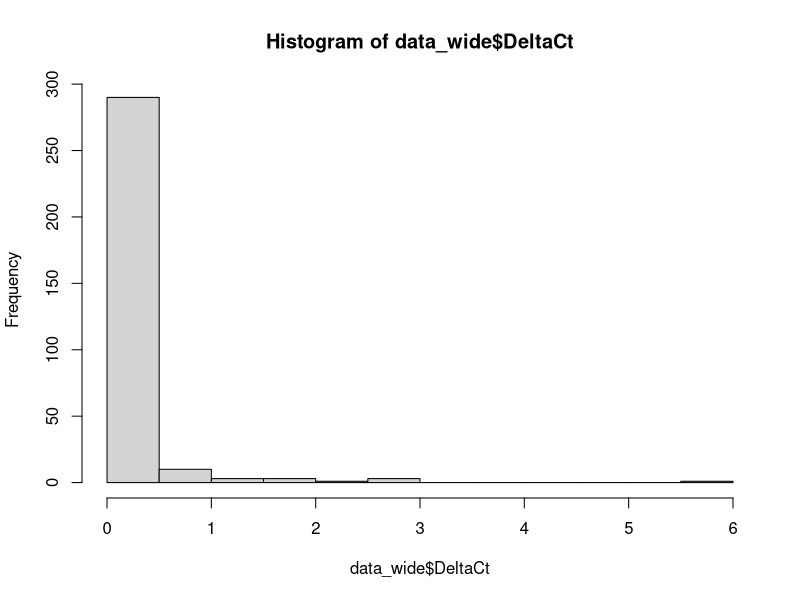

Write the R code that produced this figure. (Note: this script raises an error after producing the figure.)
library(ggplot2)
library(plyr)
library(tidyr)
library(reshape2)

#set wd
setwd(dirname(rstudioapi::getActiveDocumentContext()$path)) #This changes the path director to the folder where the file is saved
data2 = read.table("Fat_body_qPCR_Confirmation.csv", sep = ",", dec = ".", header = TRUE)
gene_names=read.csv("gene_names.csv")
data=merge(data2,gene_names)
dim(data)
dim(data2)
ind=which(data$Gene==data$Target_Name)
data$Gene=data$Gene2
data$Target_Name[ind]=data$Gene2[ind]

data$ID = paste(data$Sample_Name, data$Target_Name)
data$Target_Type=as.factor(data$Target_Type)

data$Gene=as.factor(data$Gene)

#Check is technical replicas are ok
data_wide = spread(data, key=c(Technical_Replica), value=c(Ct))
data_wide$DeltaCt = abs(data_wide$'1'-data_wide$'2')
hist(data_wide$DeltaCt)#A few replicas have Delta Cts between replicas>1.
data_wide[data_wide$DeltaCt>1,]

#Remove samples where DeltaCt between technical replicas >1
data=data[!data$ID %in% data_wide$ID[data_wide$DeltaCt>1],]

#Check genes that, after filtering, have <3 biological replicas per treatment
table(data$Treatment, data$Target_Name, data$Technical_Replica)
genes_to_drop=c('CG10764', 'CG6788')
data=data[!data$Gene %in% genes_to_drop,]
data=droplevels(data)

#Create data summaries to calculate average of Ct between technical replicas
data_summary = ddply(data,.(Plate,Target_Name, Treatment, Biological_Replica),  summarise,
                     mean_Ct = mean(Ct))

data_wide <- spread(data_summary, Target_Name, mean_Ct) #The transformation of data_summary into wide format leaves many NAs because there were a total of 4 qPCR plates and in each there was a Rpl32 control, to each gene expression is normalised.

#Create data frame with DeltaCt between target gene and Rpl
data_Delta_Ct = data_wide
for(i in 4:ncol(data_Delta_Ct)){
  data_Delta_Ct[,i] = data_wide$Rpl-data_wide[,i]
}


data_Delta_Ct = data_Delta_Ct[,!names(data_Delta_Ct) %in% c('Rpl', 'Plate')] # Removes columns for Rpl and Plate

mdata_Delta_Ct = melt(data_Delta_Ct, id.vars = c('Treatment', 'Biological_Replica'))
colnames(mdata_Delta_Ct) = c('Treatment', 'Biological_Replica', 'Gene', 'DeltaCt')

mdata_Delta_Ct = mdata_Delta_Ct[!mdata_Delta_Ct$DeltaCt=='NA',]
mdata_Delta_Ct = na.omit(mdata_Delta_Ct)

se = function(x) sd(x)/sqrt(length(x))
mdata_Delta_Ct_summary = ddply(mdata_Delta_Ct,.(Gene,Treatment),  summarise,
                          mean_DeltaCt = mean(DeltaCt),
                          CI_Lower = -se(DeltaCt)+mean(DeltaCt),
                          CI_Upper = se(DeltaCt)+mean(DeltaCt))
colours=rep(c("red","green","blue"),11)

#Plot Delta Ct
p = ggplot(mdata_Delta_Ct_summary, aes(x=Treatment, y=mean_DeltaCt))+
  #next line stopes error bars overlapping border
  geom_errorbar(aes(ymin=CI_Lower-0.5, ymax=CI_Upper+0.5), width=.4,colour="white")+
  geom_errorbar(aes(ymin=CI_Lower, ymax=CI_Upper), width=.4)+
  geom_point(stat='identity', aes(fill=Treatment,color=Treatment),size=2)+
  
  scale_color_manual(values = c('grey40', 'pink','cyan'))+
  scale_y_continuous(expand = c(0, 0))+
  theme_bw()+
  xlab(NULL)+
  ylab(expression(log[2]*"(Relative Expression)"))+
  theme(panel.grid = element_blank(),
        axis.text.x =element_blank(),# element_text(angle = 90,vjust = 0, color='grey30',size=12),
        axis.title.y = element_text(colour = "grey30", face='bold',size=12),
        axis.text.y = element_text(size=12),
        strip.text.x = element_text(size = 10,face = "italic"),
        legend.position = "none",
 #       panel.border = element_blank(),strip.text = element_text(face = "italic")
        axis.line = element_line(colour = "grey30"))+
  facet_wrap(~Gene,scales="free_y",nrow=3)
p

pdf(file="qPCR.pdf",height=4.5,width=5)
p
dev.off()


#legend
pdf(file="legend.pdf",height=3,width=6.5)

plot(1, type="n", xlab="", ylab="", xlim=c(0, 10), ylim=c(0, 10))
text(0,7,"Unchallenged",pos=4,col="grey40",font=2)
text(0,5,"Oil",pos=4,col="cyan",font=2)
text(0,3,"Wasp Homogenate",pos=4,col="pink",font=2)

dev.off()




#Plot DeltaDelta Ct - just averages
DeltaDelta_Ct_summary = spread(mdata_Delta_Ct_summary[,1:3], Treatment, mean_DeltaCt)
DeltaDelta_Ct_summary$Oil_FC = 2^-(DeltaDelta_Ct_summary$Control-DeltaDelta_Ct_summary$Oil)
DeltaDelta_Ct_summary$Wasp_Extract_FC = 2^-(DeltaDelta_Ct_summary$Control-DeltaDelta_Ct_summary$Wasp_Extract)
mDeltaDelta_Ct_summary = melt(DeltaDelta_Ct_summary[,c(1,5,6)], id.vars = c('Gene'))
colnames(mDeltaDelta_Ct_summary) = c('Gene', 'Treatment', 'FC')

#Change Gene IDs. Serine proteases will  match Cao 2018 "Building a platform for predicting functions of serine protease-related proteins in Drosophila melanogaster and other insects"
Gene_IDs = read.table("genes_tested_by_qPCR_IDs.csv", sep = ",", dec = ".", header = TRUE)
Gene_IDs
colnames(DeltaDelta_Ct_summary)[1]='Symbol'
DeltaDelta_Ct_summary = merge(DeltaDelta_Ct_summary, Gene_IDs, by='Symbol')

p2 = ggplot(DeltaDelta_Ct_summary, aes(x=log2(Wasp_Extract_FC), y=log2(Oil_FC)))+
  geom_point()+
  geom_text(aes(y=log2(Oil_FC)+0.2,label=Gene))+
  scale_y_continuous(limits = c(-1, 8))+
  scale_x_continuous(limits = c(-1, 8))+
  geom_abline(intercept = 0, slope = 1, linetype='dashed')+
  geom_vline(xintercept = 0, linetype='dashed')+
  geom_hline(yintercept = 0, linetype='dashed')+
  ylab(expression(paste('Oil vs. Control log'[2], '(FC)')))+
  xlab(expression(paste('Wasp homogenate vs. Control log'[2], '(FC)')))+
  theme_bw()+
  theme(axis.line=element_blank(),
        panel.grid = element_blank(),
        axis.text.y = element_text(angle = 90,vjust = 0, color='grey30',size=15),
        axis.text.x = element_text(angle = 0,vjust = 0, color='grey30',size=15),
        axis.title.y = element_text(colour = "grey30", face='bold',size=15),
        axis.title.x = element_text(colour = "grey30", face='bold',size=15, margin=margin(t=20)))
p2



####Stats
#Create dataset to add p values for all comparisions: Control Vs. Oil and Control Vs. Wasp homogenate
pvalues = data.frame(Symbol=rep(NA,11), pvalue_Oil=rep(NA,11), pvalue_Wasp=rep(NA,11))
pvalues

for(i in 1:11){
  m = lm(data=mdata_Delta_Ct, DeltaCt~Treatment, subset=Gene==levels(mdata_Delta_Ct$Gene)[i])
  pvalues$Symbol[i]=levels(mdata_Delta_Ct$Gene)[i]
  pvalues$pvalue_Oil[i]=coef(summary(m))[,4][2]
  pvalues$pvalue_Wasp[i]=coef(summary(m))[,4][3]
}

pvalues
